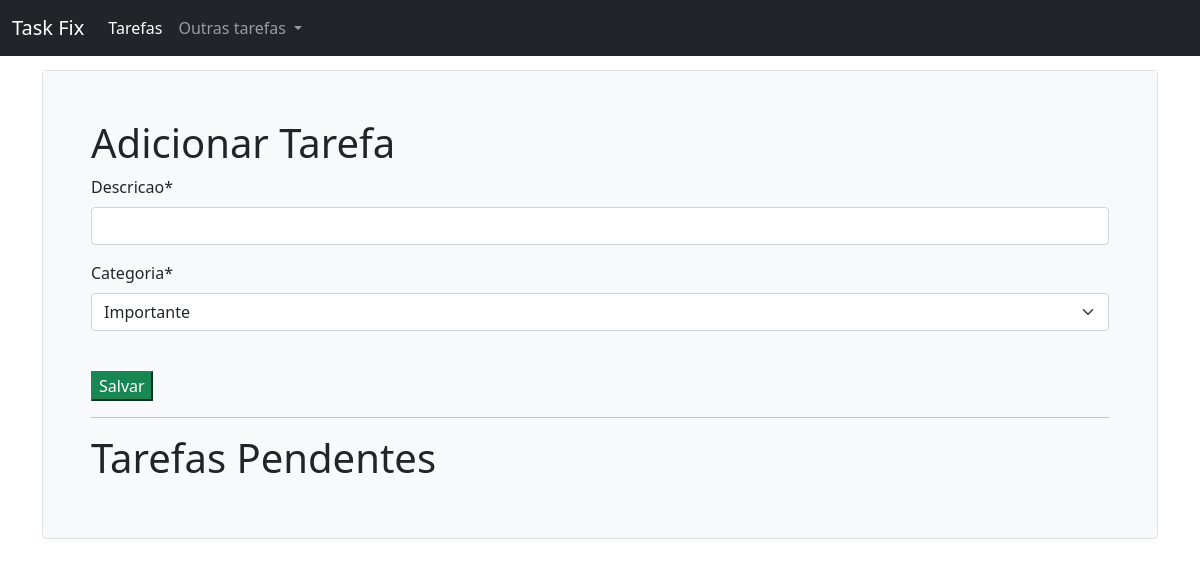
The app's page /tarefas/adiadas/, older data.
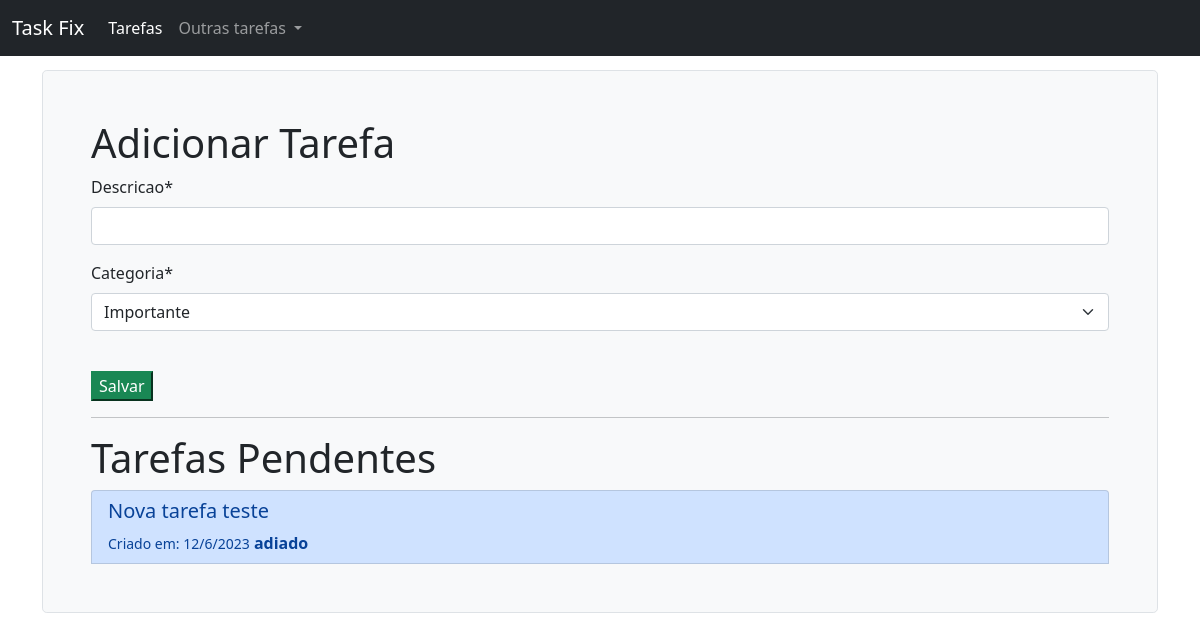
The same page, newer data.
### tarefas/models.py (models this page shows, shortened)
class Tarefa(models.Model):
    OPCOES_STATUS = (
        ('concluído', 'Concluído'),
        ('pendente', 'Pendente'),
        ('adiado', 'Adiado'),
    )
    OPCOES_CATEGORIAS = (
        ('urgente', 'Urgente'),
        ('importante', 'Importante'),
        ('precisa ser feito', 'Precisa ser feito'),
    )
    descricao = models.CharField(max_length=400)
    criacao = models.DateTimeField(auto_now_add=True)
    categoria = models.CharField(max_length=25, choices=OPCOES_CATEGORIAS, default='importante')
    status = models.CharField(max_length=25, choices=OPCOES_STATUS, default='pendente')

### tarefas/views.py (the view)
# urls.py: path('adiadas/', views.tarefas_adiadas_list, name='tarefas_adiadas_list'),
def tarefas_adiadas_list(request):
    tarefas_adiadas = Tarefa.objects.filter(status='adiado')
    if request.method == 'POST':
        form = AdicionarTarefa(data=request.POST)
        if form.is_valid():
            form.save()
            return redirect('tarefas_adiadas_list')
    else:
        form = AdicionarTarefa()
    return render(request, 'tarefas/tarefas_adiadas.html', {'tarefas_adiadas': tarefas_adiadas, 'form': form})

### tarefas/forms.py
class AdicionarTarefa(forms.ModelForm):
    class Meta:
        model = Tarefa
        fields = ('descricao', 'categoria')

### tarefas/templates/tarefas/tarefas_adiadas.html (shortened to what this page needs)
{% extends 'base.html' %}
{% load crispy_forms_tags %}
{% block content %}
<div class="h-100 p-5 bg-light border rounded-3">
    <h1>Adicionar Tarefa</h1>
    <form method="post">
        {{ form|crispy }}
        <br>
        <input class="btn-success" type="submit" value="Salvar">
    </form>
<hr>
    <h1>Tarefas Pendentes</h1>
    <div class="list-group">
        {% for tarefa in tarefas_adiadas %}
        {% if tarefa.categoria  == 'urgente' %}
            <button type="button" class="list-group-item list-group-item-danger list-group-item-action " data-bs-toggle="modal" data-bs-target="#modal{{ tarefa.id }}">
        {% elif tarefa.categoria == 'importante'  %}
            <button type="button" class="list-group-item list-group-item-warning list-group-item-action " data-bs-toggle="modal" data-bs-target="#modal{{ tarefa.id }}">
        {% else %}
         <button type="button" class="list-group-item list-group-item-primary list-group-item-action " data-bs-toggle="modal" data-bs-target="#modal{{ tarefa.id }}">
        {% endif %}
                <h5>{{ tarefa.descricao }}</h5>
                <small>Criado em: {{ tarefa.criacao.day }}/{{ tarefa.criacao.month }}/{{ tarefa.criacao.year }}</small>
                <b> {{tarefa.status}} </b>
            </button>
        {% endfor %}
    </div>
</div>
{% endblock %}

Row changes from the older to the newer data that the page shows:
now on this page (row edited): Tarefa: descricao "Nova tarefa teste", criacao.day "12", criacao.month "6", criacao.year "2023", status "adiado"
